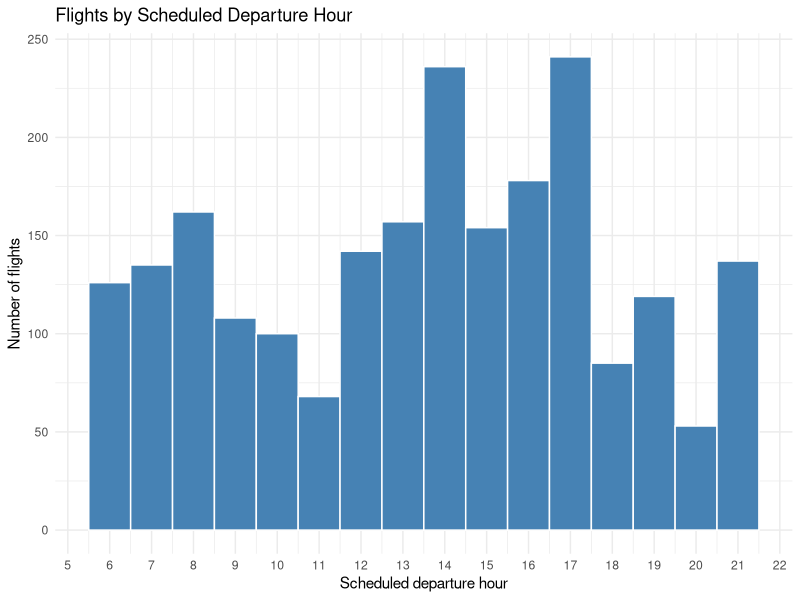
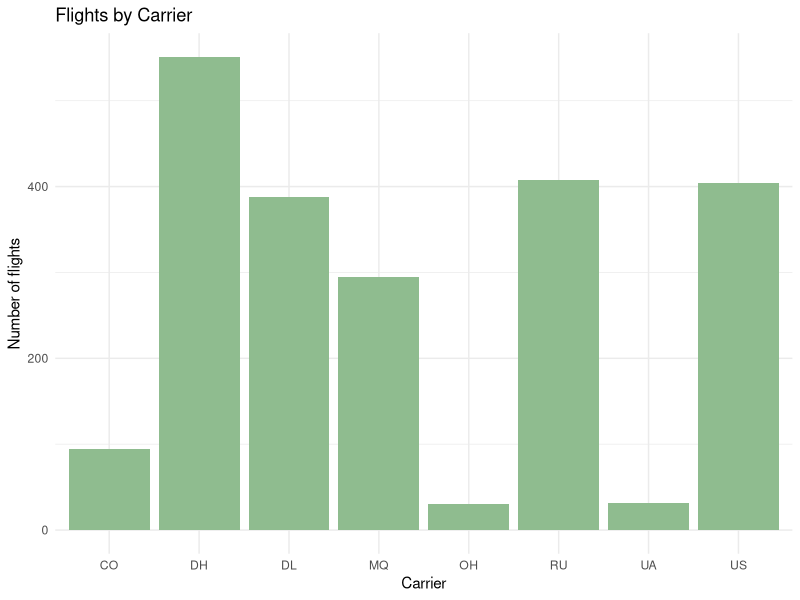
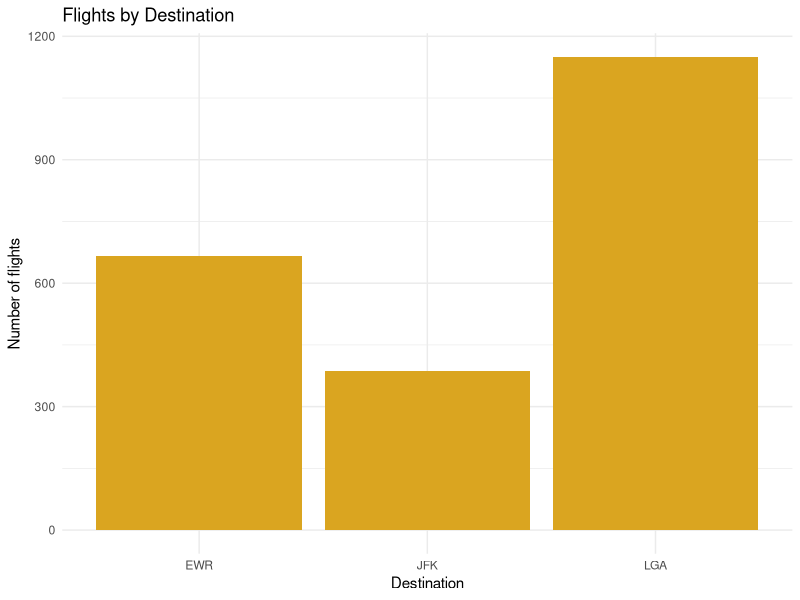
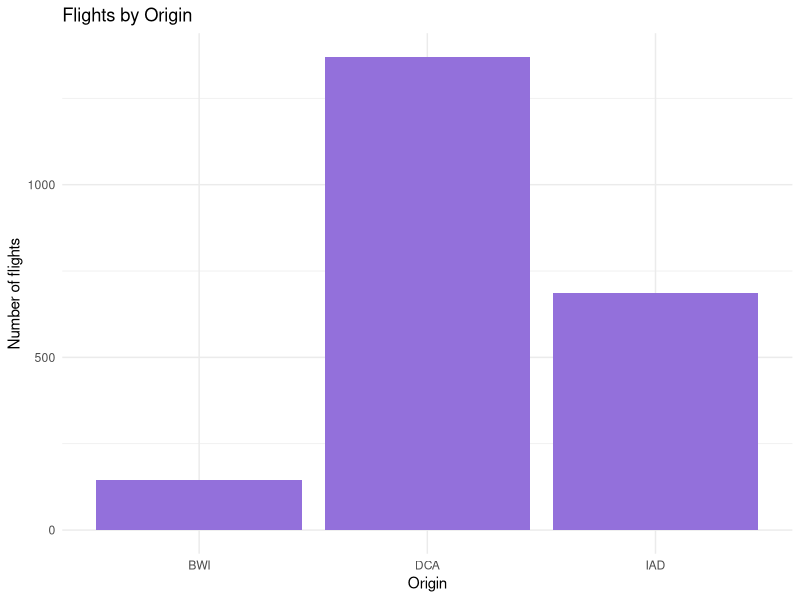
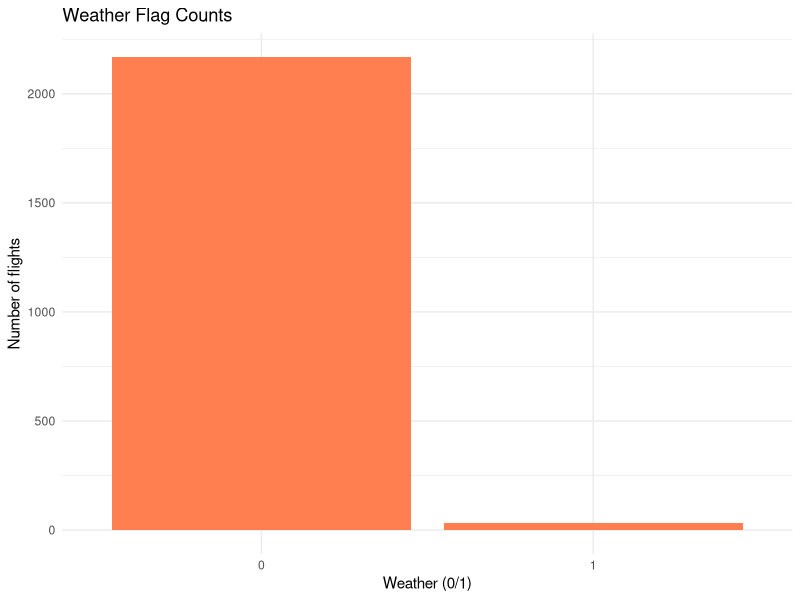
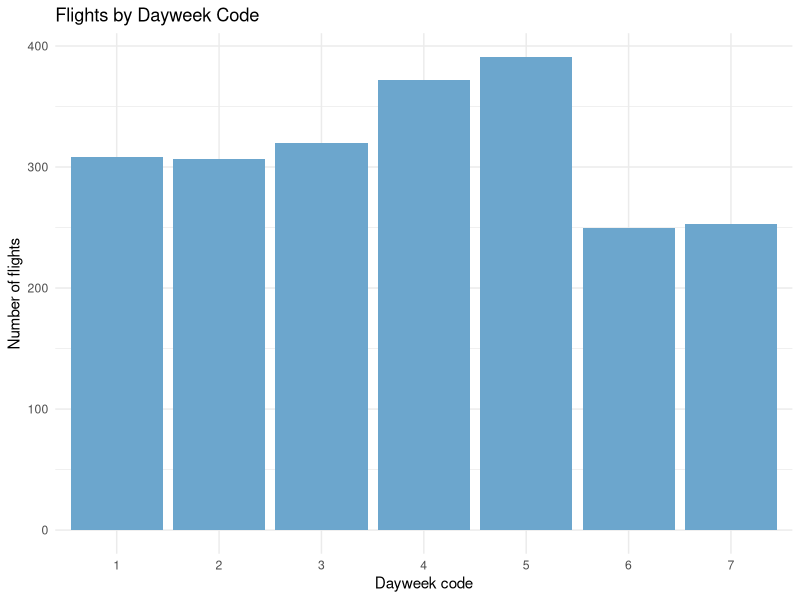
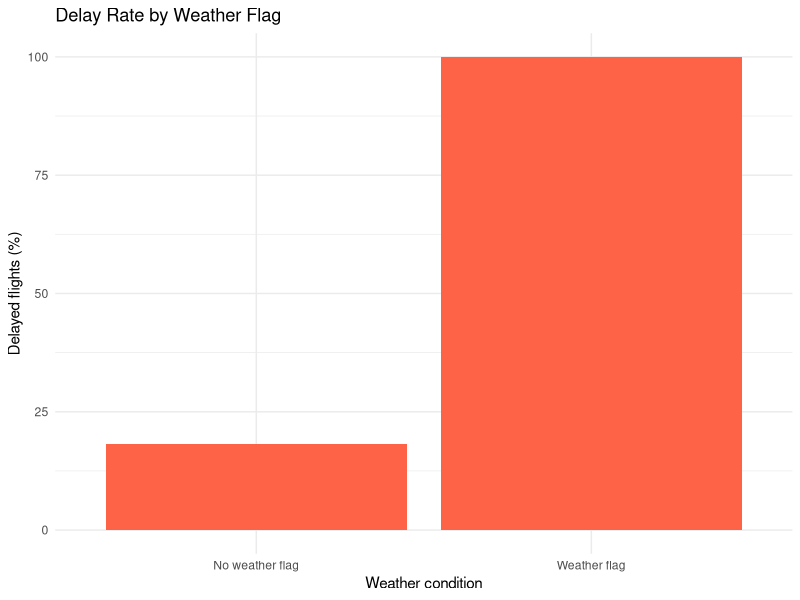
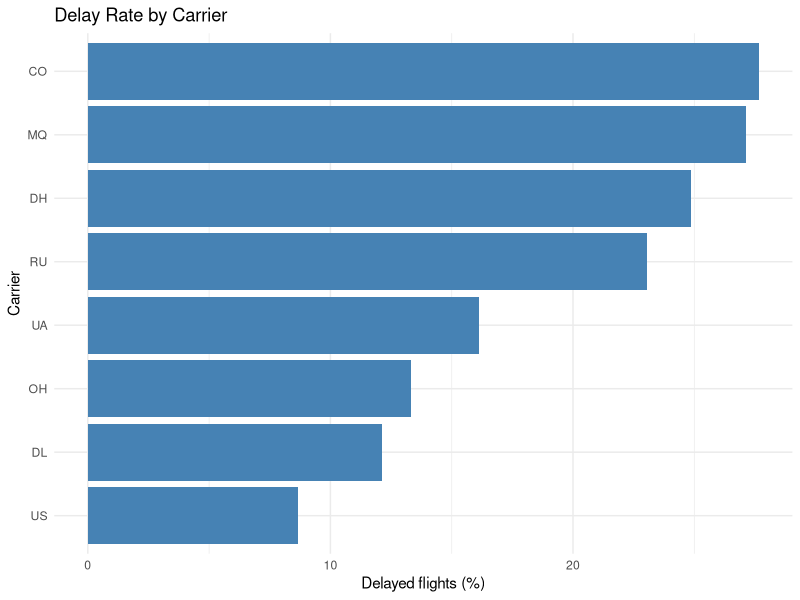

These figures' R source, in order:
# Flight Delays — Course-end Project 1
# Exploratory data analysis in R
#
# Required input:
#   flightdelays.xlsx (the uploaded dataset)
#   OR FlightDelays.csv (change the data-loading section accordingly)
#
# Install required packages once:
# install.packages(c("readxl", "dplyr", "ggplot2", "tidyr"))

library(readxl)
library(dplyr)
library(ggplot2)
library(tidyr)

# 1. Read the dataset -------------------------------------------------------
# Keep the Excel file in the same folder as this R script.
df <- read_excel("flightdelays.xlsx")

# For a CSV file, use instead:
# df <- read.csv("FlightDelays.csv", stringsAsFactors = FALSE)

# Standardize column names to lowercase for convenient reference.
names(df) <- tolower(names(df))

# The dataset description may use flightnum while the file may use flightnumber.
if ("flightnumber" %in% names(df) && !("flightnum" %in% names(df))) {
  df <- df %>% rename(flightnum = flightnumber)
}

# 2. Understand the data ----------------------------------------------------
cat("Dataset dimensions:", nrow(df), "rows x", ncol(df), "columns\n")
print(head(df))
str(df)
print(summary(df))

# 3. Missing values and duplicate rows --------------------------------------
missing_counts <- colSums(is.na(df))
print(missing_counts)
cat("Duplicate rows:", sum(duplicated(df)), "\n")

# 4. Clean and derive variables --------------------------------------------
# HHMM values are converted into hour-of-day values.
data <- df %>%
  mutate(
    delay = tolower(trimws(as.character(delay))),
    delay_status = case_when(
      delay == "ontime" ~ "On time",
      delay == "delayed" ~ "Delayed",
      TRUE ~ NA_character_
    ),
    sched_hour = as.integer(schedtime %/% 100),
    dep_hour = as.integer(deptime %/% 100),
    sched_minute_of_day = (schedtime %/% 100) * 60 + schedtime %% 100,
    dep_minute_of_day = (deptime %/% 100) * 60 + deptime %% 100,
    is_delayed = if_else(delay_status == "Delayed", 1L, 0L),
    weather_label = case_when(
      weather == 0 ~ "No weather flag",
      weather == 1 ~ "Weather flag",
      TRUE ~ "Unknown"
    ),
    departure_period = case_when(
      dep_hour >= 0 & dep_hour <= 5 ~ "Night (00–05)",
      dep_hour >= 6 & dep_hour <= 11 ~ "Morning (06–11)",
      dep_hour >= 12 & dep_hour <= 17 ~ "Afternoon (12–17)",
      dep_hour >= 18 & dep_hour <= 23 ~ "Evening (18–23)",
      TRUE ~ NA_character_
    )
  )

# 5. Descriptive statistics -------------------------------------------------
print(data %>% summarise(
  flights = n(),
  on_time = sum(delay_status == "On time", na.rm = TRUE),
  delayed = sum(delay_status == "Delayed", na.rm = TRUE),
  delay_rate_percent = mean(is_delayed, na.rm = TRUE) * 100,
  mean_distance = mean(distance, na.rm = TRUE),
  median_distance = median(distance, na.rm = TRUE)
))

# 6. Histograms / frequency charts -----------------------------------------
# Scheduled departure hour
ggplot(data, aes(x = sched_hour)) +
  geom_histogram(binwidth = 1, boundary = -0.5, color = "white", fill = "steelblue") +
  scale_x_continuous(breaks = 0:23) +
  labs(title = "Flights by Scheduled Departure Hour",
       x = "Scheduled departure hour", y = "Number of flights") +
  theme_minimal()

# Carrier, destination, origin, weather, and dayweek are categorical;
# use bar charts (frequency distributions) rather than numeric histograms.
ggplot(data, aes(x = carrier)) +
  geom_bar(fill = "darkseagreen") +
  labs(title = "Flights by Carrier", x = "Carrier", y = "Number of flights") +
  theme_minimal()

ggplot(data, aes(x = dest)) +
  geom_bar(fill = "goldenrod") +
  labs(title = "Flights by Destination", x = "Destination", y = "Number of flights") +
  theme_minimal()

ggplot(data, aes(x = origin)) +
  geom_bar(fill = "mediumpurple") +
  labs(title = "Flights by Origin", x = "Origin", y = "Number of flights") +
  theme_minimal()

ggplot(data, aes(x = factor(weather))) +
  geom_bar(fill = "coral") +
  labs(title = "Weather Flag Counts", x = "Weather (0/1)", y = "Number of flights") +
  theme_minimal()

ggplot(data, aes(x = factor(dayweek))) +
  geom_bar(fill = "skyblue3") +
  labs(title = "Flights by Dayweek Code", x = "Dayweek code", y = "Number of flights") +
  theme_minimal()

# 7. Delay rate by weather, carrier, origin, destination -------------------
delay_rate_by_weather <- data %>%
  group_by(weather_label) %>%
  summarise(flights = n(),
            delayed = sum(delay_status == "Delayed", na.rm = TRUE),
            delay_rate_percent = mean(is_delayed, na.rm = TRUE) * 100,
            .groups = "drop")
print(delay_rate_by_weather)

ggplot(delay_rate_by_weather, aes(x = weather_label, y = delay_rate_percent)) +
  geom_col(fill = "tomato") +
  labs(title = "Delay Rate by Weather Flag", x = "Weather condition",
       y = "Delayed flights (%)") +
  theme_minimal()

delay_rate_by_carrier <- data %>%
  group_by(carrier) %>%
  summarise(flights = n(),
            delay_rate_percent = mean(is_delayed, na.rm = TRUE) * 100,
            .groups = "drop") %>%
  arrange(desc(delay_rate_percent))
print(delay_rate_by_carrier)

ggplot(delay_rate_by_carrier,
       aes(x = reorder(carrier, delay_rate_percent), y = delay_rate_percent)) +
  geom_col(fill = "steelblue") +
  coord_flip() +
  labs(title = "Delay Rate by Carrier", x = "Carrier",
       y = "Delayed flights (%)") +
  theme_minimal()

delay_rate_by_origin <- data %>%
  group_by(origin) %>%
  summarise(flights = n(),
            delay_rate_percent = mean(is_delayed, na.rm = TRUE) * 100,
            .groups = "drop")
ggplot(delay_rate_by_origin,
       aes(x = reorder(origin, delay_rate_percent), y = delay_rate_percent)) +
  geom_col(fill = "darkseagreen") +
  coord_flip() +
  labs(title = "Delay Rate by Origin", x = "Origin",
       y = "Delayed flights (%)") +
  theme_minimal()

delay_rate_by_dest <- data %>%
  group_by(dest) %>%
  summarise(flights = n(),
            delay_rate_percent = mean(is_delayed, na.rm = TRUE) * 100,
            .groups = "drop")
ggplot(delay_rate_by_dest,
       aes(x = reorder(dest, delay_rate_percent), y = delay_rate_percent)) +
  geom_col(fill = "goldenrod") +
  coord_flip() +
  labs(title = "Delay Rate by Destination", x = "Destination",
       y = "Delayed flights (%)") +
  theme_minimal()

# 8. Scatter plots: delay status against scheduled hour and distance --------
# Jitter helps separate overlapping binary outcomes.
ggplot(data, aes(x = sched_hour, y = is_delayed,
                 color = delay_status)) +
  geom_jitter(height = 0.04, width = 0.12, alpha = 0.55) +
  scale_y_continuous(breaks = c(0, 1), labels = c("On time", "Delayed")) +
  labs(title = "Delay Status by Scheduled Departure Hour",
       x = "Scheduled departure hour", y = "Delay status") +
  theme_minimal()

ggplot(data, aes(x = distance, y = is_delayed,
                 color = delay_status)) +
  geom_jitter(height = 0.04, alpha = 0.55) +
  scale_y_continuous(breaks = c(0, 1), labels = c("On time", "Delayed")) +
  labs(title = "Delay Status by Flight Distance",
       x = "Distance", y = "Delay status") +
  theme_minimal()

# 9. Box plot: actual departure hour by day of month for delayed flights ----
delayed_flights <- data %>% filter(delay_status == "Delayed")
ggplot(delayed_flights, aes(x = factor(daymonth), y = dep_hour)) +
  geom_boxplot(fill = "lightblue") +
  labs(title = "Actual Departure Hour for Delayed Flights by Day of Month",
       x = "Day of month", y = "Actual departure hour") +
  theme_minimal()

# 10. Categorical table for departure period --------------------------------
departure_table <- table(data$departure_period, data$delay_status, useNA = "ifany")
print(departure_table)
print(prop.table(departure_table, margin = 1))

# 11. Summary of major variables --------------------------------------------
print(summary(data %>% select(schedtime, deptime, distance, weather,
                              daymonth, is_delayed)))
print(data %>%
        group_by(delay_status) %>%
        summarise(mean_distance = mean(distance, na.rm = TRUE),
                  mean_sched_hour = mean(sched_hour, na.rm = TRUE),
                  mean_dep_hour = mean(dep_hour, na.rm = TRUE),
                  flights = n(),
                  .groups = "drop"))

# 12. Histograms of major variables -----------------------------------------
ggplot(data, aes(x = distance)) +
  geom_histogram(bins = 25, fill = "steelblue", color = "white") +
  labs(title = "Distribution of Flight Distance",
       x = "Distance", y = "Frequency") +
  theme_minimal()

ggplot(data, aes(x = sched_hour)) +
  geom_histogram(binwidth = 1, boundary = -0.5, fill = "darkseagreen",
                 color = "white") +
  scale_x_continuous(breaks = 0:23) +
  labs(title = "Distribution of Scheduled Departure Hour",
       x = "Scheduled hour", y = "Frequency") +
  theme_minimal()

ggplot(data, aes(x = dep_hour)) +
  geom_histogram(binwidth = 1, boundary = -0.5, fill = "goldenrod",
                 color = "white") +
  scale_x_continuous(breaks = 0:23) +
  labs(title = "Distribution of Actual Departure Hour",
       x = "Actual departure hour", y = "Frequency") +
  theme_minimal()

# 13. Pie chart: delayed versus on-time flights -----------------------------
delay_counts <- data %>%
  count(delay_status) %>%
  mutate(percent = n / sum(n) * 100,
         label = paste0(delay_status, "\n", n, " (", round(percent, 1), "%)"))

ggplot(delay_counts, aes(x = "", y = n, fill = delay_status)) +
  geom_col(width = 1, color = "white") +
  coord_polar(theta = "y") +
  geom_text(aes(label = label), position = position_stack(vjust = 0.5)) +
  labs(title = "Share of On-time and Delayed Flights", x = NULL, y = NULL) +
  theme_void()

# 14. Final summary ---------------------------------------------------------
cat("\nOverall delay rate:",
    round(mean(data$is_delayed, na.rm = TRUE) * 100, 2), "%\n")
cat("Weather delay rates:\n")
print(delay_rate_by_weather)

# Interpretation reminder:
# The delay field is binary (ontime/delayed), not delay duration in minutes.
# Do not calculate delay duration by subtracting HHMM values directly.
# The provided dayweek description should be verified because the data may
# contain values other than the documented 0/1.
